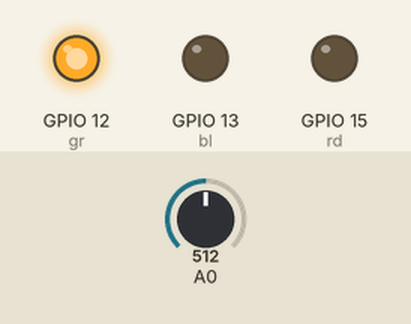
Bench run of a sketch on a simulated ESP8266 (NodeMCU). Shown: output pins drawn as LEDs (lit = HIGH). The inputs (shaded band) are chosen by the test bench; at power-on: A0 = 512. WiFi joins after 1.5 s; servers stay silent unless stated; what the sketch prints to the serial monitor is not drawn.

Above: at 1.6 s.
At 3.2 s:
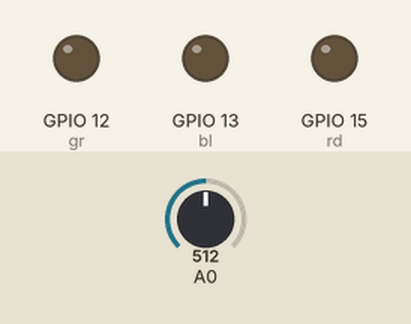
3.3 s: A0 set to 716
7.4 s: A0 set to 900
Timing chart, 0 to 10.4 s (numbered marks = the images above; inputs shaded):
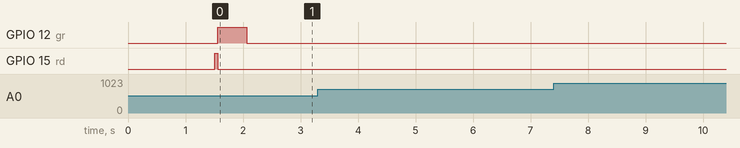

The sketch:

WIFI_UDP_Station_1.ino
```cpp
#include <ESP8266WiFi.h>
#include <WiFiUdp.h>
//WiFiServer server(80);  //  порт веб-сервераvoid
const char* ssid = "Internet";  // для SSID точки доступа
const char* password = "87654321";  // для пароля к точке доступа
int a;
WiFiUDP Udp;
unsigned int localUdpPort = 4210;
char incomingPacket[255];// переменная запроса от сервера
char  replyPacekt; // Переменная ответа на запрос от сервера
int packetSize;
int rd=15;
int bl=13;
int gr=12;
 void setup() {
  pinMode(rd, OUTPUT);// red
  pinMode(gr, OUTPUT);//gr
  pinMode(bl, OUTPUT);//bl
  Serial.begin(115200);
  delay(10);
  WiFi.begin(ssid, password);
  delay(1000);
  Serial.print("Connecting to ");  //  "Подключение к "
  Serial.print(ssid); Serial.print(" "); Serial.println(password);
  while (WiFi.status() != WL_CONNECTED)
  {
    delay(500);
    digitalWrite(rd,HIGH); delay(50);digitalWrite(rd,LOW);
    Serial.print(".");
  }
  digitalWrite(gr,HIGH);delay(500);digitalWrite(gr,LOW);
  Serial.println();

  Serial.print("Connected, IP address: ");
           //  "Подключились, IP-адрес: "
  Serial.println(WiFi.localIP());
  Udp.begin(localUdpPort);// Установив соединение, начинаем прослушивать входящие пакеты.
  Serial.printf("Now listening at IP %s, UDP port %d\n", WiFi.localIP().toString().c_str(), localUdpPort);
            //  "Теперь прослушиваем IP-адрес %s, UDP-порт %d"
}

void loop()
{
  int a=analogRead(A0);
  replyPacekt=char(a);
  Serial.print   (a);Serial.print("-"); Serial.println(replyPacekt);
  digitalWrite(rd,HIGH);
  delay(5);
  digitalWrite(gr,LOW);
  getUDP();


  delay(1000);
}
```

getUDP.ino
```cpp
void getUDP(){
   digitalWrite(rd,LOW);
   packetSize = Udp.parsePacket();
  if (packetSize)
  {
    digitalWrite(bl,HIGH);

    // получаем входящие UDP-пакеты:
    //----Serial.printf("Received %d bytes from %s, port %d\n", packetSize, Udp.remoteIP().toString().c_str(), Udp.remotePort());
              //  "Получено %d байт от %s, порт %d%"
    int len = Udp.read(incomingPacket, 255);
    if (len > 0)
    {
      incomingPacket[len] = 0;
    }
    //----Serial.printf("UDP packet contents: %s\n", incomingPacket);
              //  "Содержимое UDP-пакета: %s"

    // отправляем ответ на IP-адрес и порт, с которых пришел пакет:
    Udp.beginPacket(Udp.remoteIP(), Udp.remotePort());
    Udp.write(replyPacekt);
    Udp.endPacket();

    delay(5);
    digitalWrite(bl,LOW);
  }
}
```

sendUDP.ino
```cpp
void sendUDP(){
    Udp.beginPacket(Udp.remoteIP(), Udp.remotePort());
    Udp.write(replyPacekt);
    Udp.endPacket();

  }
```
